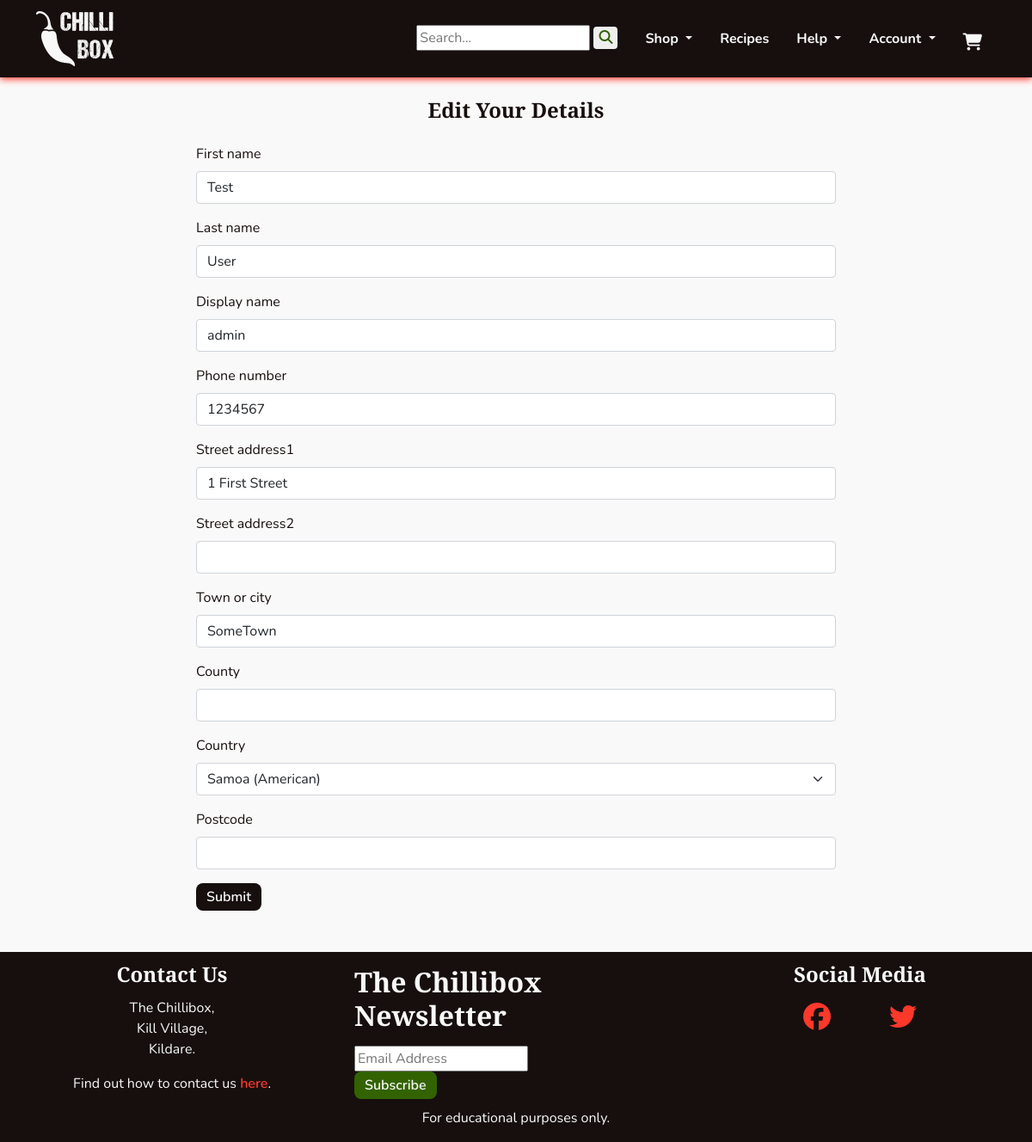
Before: /profiles/edit_profile/ (signed in) with the older database file.
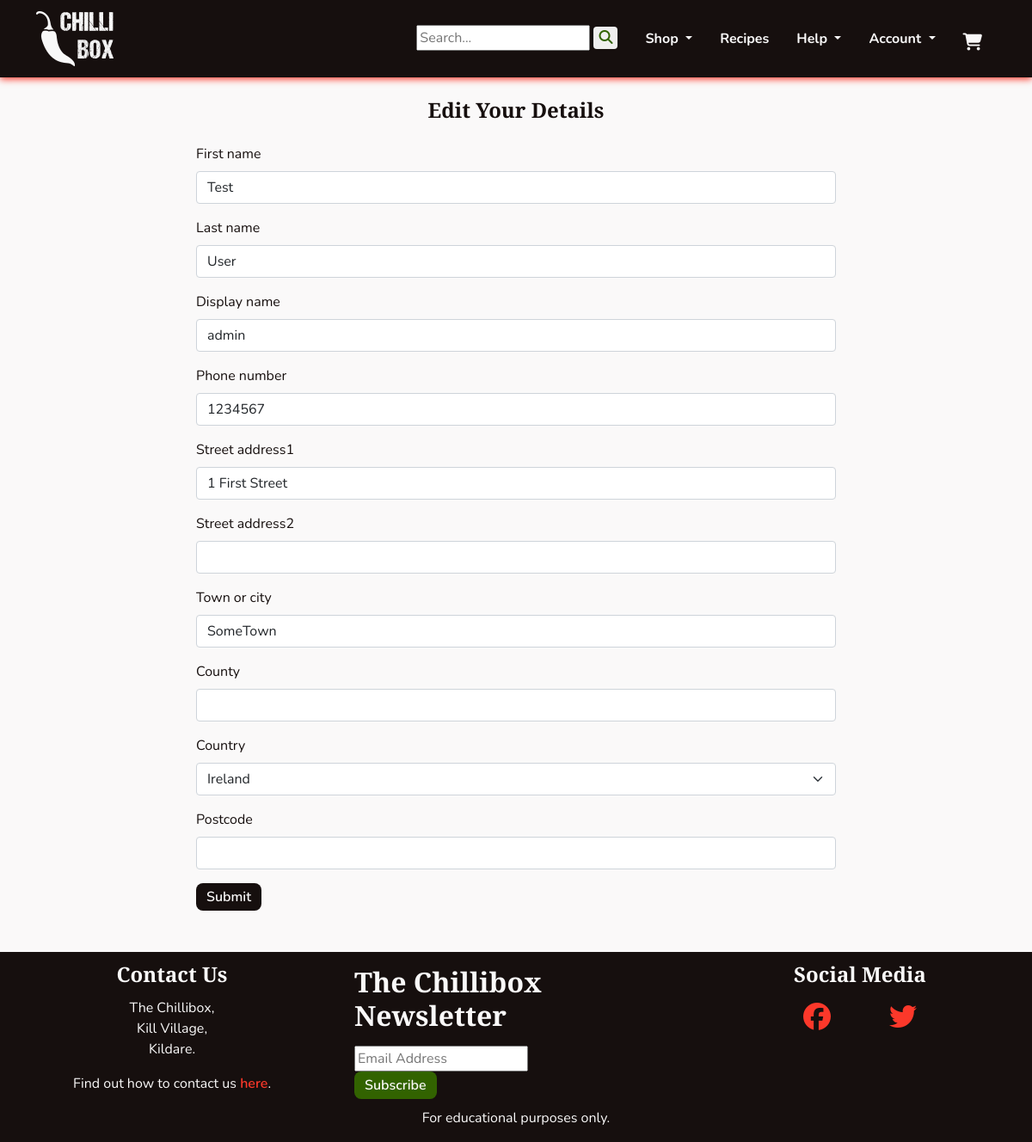
After: the same page with the newer database file.
### profiles/models.py (models this page shows, shortened)
class UserProfile(models.Model):
    user = models.OneToOneField(User, on_delete=models.CASCADE)
    first_name = models.CharField(max_length=40, null=True, blank=True)
    last_name = models.CharField(max_length=80, null=True, blank=True)
    display_name = models.CharField(max_length=40, null=True, blank=True)
    phone_number = models.CharField(max_length=20, null=True, blank=True)
    street_address1 = models.CharField(max_length=80, null=True, blank=True)
    street_address2 = models.CharField(max_length=80, null=True, blank=True)
    town_or_city = models.CharField(max_length=40, null=True, blank=True)
    county = models.CharField(max_length=80, null=True, blank=True)
    country = CountryField(blank_label='Country', null=True, blank=True)
    postcode = models.CharField(max_length=20, null=True, blank=True)
    class Meta:
        verbose_name_plural = "User Profiles"

### profiles/views.py (the view)
# urls.py: path('edit_profile/', views.UpdateProfile.as_view(), name='edit_profile'),
class UpdateProfile(LoginRequiredMixin, SuccessMessageMixin, UpdateView):
    model = UserProfile
    form_class = ProfileForm
    template_name = 'profiles/profile_form.html'
    success_url = '/profiles/profile/'
    success_message = 'Your details were updated successfully.'
    def get_object(self):
        return self.request.user.userprofile

### profiles/forms.py
class ProfileForm(forms.ModelForm):
    class Meta:
        model = UserProfile
        exclude = ['user']

### profiles/templates/profiles/profile_form.html (shortened to what this page needs)
{% extends 'base.html' %}
{% load crispy_forms_tags %}
{% block content %}
<section class="container-md">
    <div class="col-md-8 mx-auto">
        <h1 class="headings headings-sm text-center">Edit Your Details</h1>
        <form enctype="multipart/form-data" method="POST">
            {{ form|crispy}}
            <button class="chilli-btn" type="submit chilli-go">Submit</button>
        </form>
    </div>
</section>
{% endblock %}

Changed rows visible on the page:
changed UserProfile "Test": country "Samoa (American)" → "Ireland"
